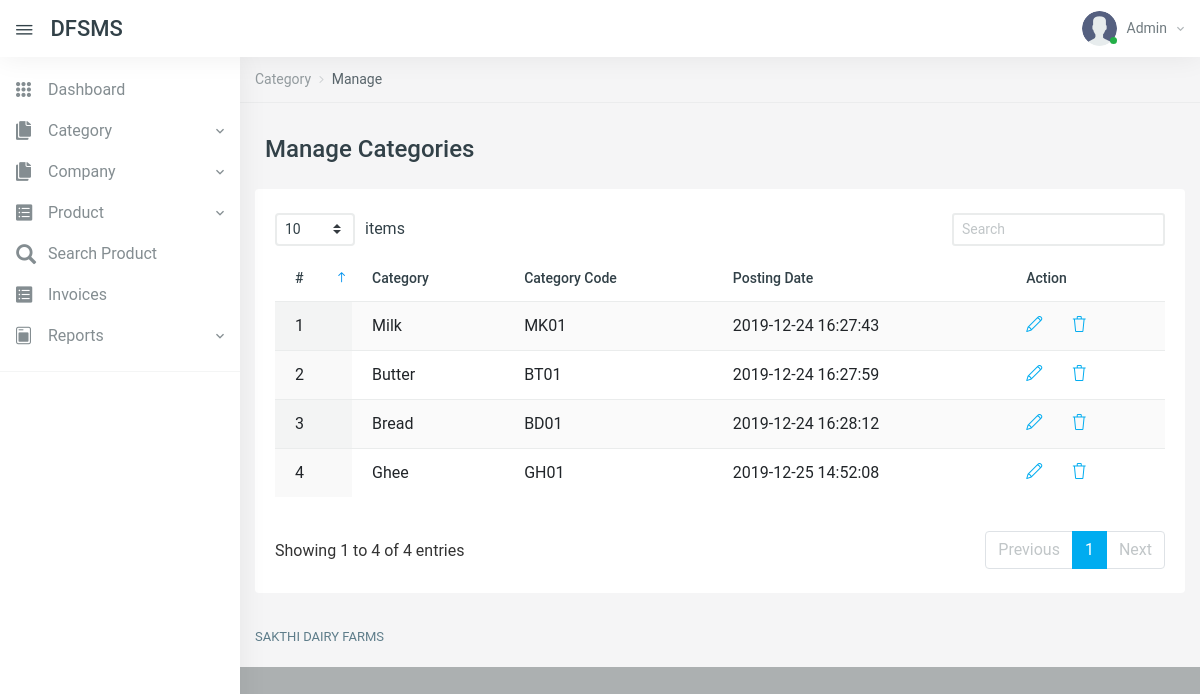
Page /manage-categories.php (signed in) on the committed database.
### tables this page shows
CREATE TABLE IF NOT EXISTS `tblcategory` (
  `id` int(11) NOT NULL AUTO_INCREMENT,
  `CategoryName` varchar(200) DEFAULT NULL,
  `CategoryCode` varchar(50) DEFAULT NULL,
  `PostingDate` timestamp NULL DEFAULT CURRENT_TIMESTAMP,
  PRIMARY KEY (`id`)
);

### manage-categories.php (the view, shortened to what this page needs)
<?php
include('includes/config.php');
if (strlen($_SESSION['aid']==0)) {
  header('location:logout.php');
  } else{
?>
<!DOCTYPE html>
<html lang="en">
<head>
    <link href="vendors/datatables.net-dt/css/jquery.dataTables.min.css" rel="stylesheet" type="text/css" />
    <link href="vendors/datatables.net-responsive-dt/css/responsive.dataTables.min.css" rel="stylesheet" type="text/css" />
    <link href="vendors/jquery-toggles/css/toggles.css" rel="stylesheet" type="text/css">
    <link href="vendors/jquery-toggles/css/themes/toggles-light.css" rel="stylesheet" type="text/css">
    <link href="dist/css/style.css" rel="stylesheet" type="text/css">
</head>
<body>
	<div class="hk-wrapper hk-vertical-nav">
<?php include_once('includes/navbar.php');
include_once('includes/sidebar.php');
?>
        <div class="hk-pg-wrapper">
            <nav class="hk-breadcrumb" aria-label="breadcrumb">
                <ol class="breadcrumb breadcrumb-light bg-transparent">
<li class="breadcrumb-item"><a href="#">Category</a></li>
<li class="breadcrumb-item active" aria-current="page">Manage</li>
                </ol>
            </nav>
            <div class="container">
<div class="hk-pg-header">
 <h4 class="hk-pg-title"><span class="pg-title-icon"><span class="feather-icon"><i data-feather="database"></i></span></span>Manage Categories</h4>
                </div>
                <div class="row">
                    <div class="col-xl-12">
                        <section class="hk-sec-wrapper">
                            <div class="row">
                                <div class="col-sm">
                                    <div class="table-wrap">
                                        <table id="datable_1" class="table table-hover w-100 display pb-30">
                                            <thead>
                                                <tr>
                                                    <th>#</th>
                                                    <th>Category</th>
                                                    <th>Category Code</th>
                                                    <th>Posting Date</th>
                                                    <th>Action</th>
                                                </tr>
                                            </thead>
                                            <tbody>
<?php
$rno=mt_rand(10000,99999);
$query=mysqli_query($con,"select * from tblcategory");
$cnt=1;
while($row=mysqli_fetch_array($query))
{
?>
<tr>
<td><?php echo $cnt;?></td>
<td><?php echo $row['CategoryName'];?></td>
<td><?php echo $row['CategoryCode'];?></td>
<td><?php echo $row['PostingDate'];?></td>
<td>
<a href="edit-category.php?catid=<?php echo base64_encode($row['id'].$rno);?>" class="mr-25" data-toggle="tooltip" data-original-title="Edit"> <i class="icon-pencil"></i></a>
<a href="manage-categories.php?del=<?php echo base64_encode($row['id'].$rno);?>" data-toggle="tooltip" data-original-title="Delete" onclick="return confirm('Do you really want to delete?');"> <i class="icon-trash txt-danger"></i> </a>
</td>
</tr>
<?php
$cnt++;
} ?>
                                            </tbody>
                                        </table>
                                    </div>
                                </div>
                            </div>
                        </section>
                    </div>
                </div>
            </div>
<?php include_once('includes/footer.php');?>
        </div>
    </div>
</body>
</html>
<?php } ?>

### includes/navbar.php (shortened to what this page needs)
     <nav class="navbar navbar-expand-xl navbar-light fixed-top hk-navbar">
            <a id="navbar_toggle_btn" class="navbar-toggle-btn nav-link-hover" href="javascript:void(0);"><i class="ion ion-ios-menu"></i></a>
            <a class="navbar-brand" href="dashboard.php">DFSMS
            </a>
            <ul class="navbar-nav hk-navbar-content">
                <li class="nav-item dropdown dropdown-authentication">
                    <a class="nav-link dropdown-toggle no-caret" href="#" role="button" data-toggle="dropdown" aria-haspopup="true" aria-expanded="false">
                        <div class="media">
                            <div class="media-img-wrap">
                                <div class="avatar">
                                    <img src="dist/img/user.png" alt="user" class="avatar-img rounded-circle">
                                </div>
                                <span class="badge badge-success badge-indicator"></span>
                            </div>
<?php
$adminid=$_SESSION['aid'];
$query=mysqli_query($con,"select AdminName from tbladmin where id='$adminid'");
$row=mysqli_fetch_array($query);
?>
                            <div class="media-body">
                                <span><?php echo $row['AdminName'];?><i class="zmdi zmdi-chevron-down"></i></span>
                            </div>
                        </div>
                    </a>
                </li>
            </ul>
        </nav>

### rows in the picture
tblcategory: CategoryName "Milk", CategoryCode "MK01", PostingDate "2019-12-24 16:27:43"
tblcategory: CategoryName "Butter", CategoryCode "BT01", PostingDate "2019-12-24 16:27:59"
tblcategory: CategoryName "Bread", CategoryCode "BD01", PostingDate "2019-12-24 16:28:12"
tblcategory: CategoryName "Ghee", CategoryCode "GH01", PostingDate "2019-12-25 14:52:08"

### other values in the picture
$row['AdminName'] "Admin"
